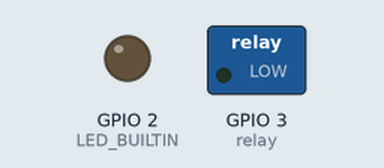
Simulated run of this sketch. Board: ESP32. Parts: switched loads named in the sketch (green lamp = pin HIGH), output pins drawn as LEDs (lit = HIGH). WiFi joins after 1.5 s; servers stay silent unless stated; what the sketch prints to the serial monitor is not drawn.

Above: at 0.1 s.
At 1.6 s:
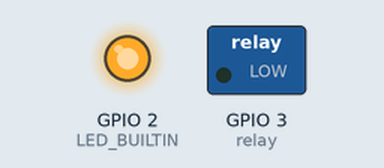
Timing chart, 0 to 3.1 s (numbered marks = the images above):
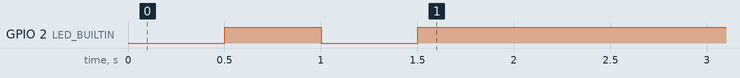

The sketch:

esplock.ino
```cpp
#include<WiFi.h>

#define WIFI_STA_NAME "SSID"
#define WIFI_STA_PASS "Password"

WiFiServer server(80);

const int relay = D2;
String inData = "";
String unlockString = "MakerTutor";
bool unlock = false;
int period = 5000;
unsigned long time_now = 0;

void setup() {

  Serial.begin(115200);
  pinMode(LED_BUILTIN, OUTPUT);
  pinMode(relay , OUTPUT);

  digitalWrite( relay , LOW);

  Serial.println();
  Serial.println();
  Serial.print("Connecting to ");
  Serial.println(WIFI_STA_NAME);

  WiFi.mode(WIFI_STA);
  WiFi.begin(WIFI_STA_NAME, WIFI_STA_PASS);

  while (WiFi.status() != WL_CONNECTED) {
    delay(500);
    Serial.print(".");
    digitalWrite(LED_BUILTIN, !digitalRead(LED_BUILTIN));
  }

  digitalWrite(LED_BUILTIN, HIGH);
  Serial.println("");
  Serial.println("Hello0 WiFi connected");
  Serial.println("IP address: ");
  Serial.println(WiFi.localIP());

  server.begin();
}

void loop() {
  WiFiClient client = server.available();

  if (client) {
    Serial.println("new client");
    while (client.connected()) {
      if (client.available()) {
        char c = client.read();
        Serial.write(c);

        if( c== '\n'){

         if( unlockString.equals(inData)){
             // unlock
             digitalWrite(relay,HIGH);
             unlock = true;
             time_now = millis() + period;
         }

           inData="";

           break;
        }else{
           inData += (char) c;
        }
      }
      delay(1);
    }
    client.stop();
    Serial.println("client disonnected");
  }
  delay(10);

  if( unlock && ( millis() >= time_now  ) ){
        digitalWrite(relay , LOW);
        unlock = false;
  }

}
```
